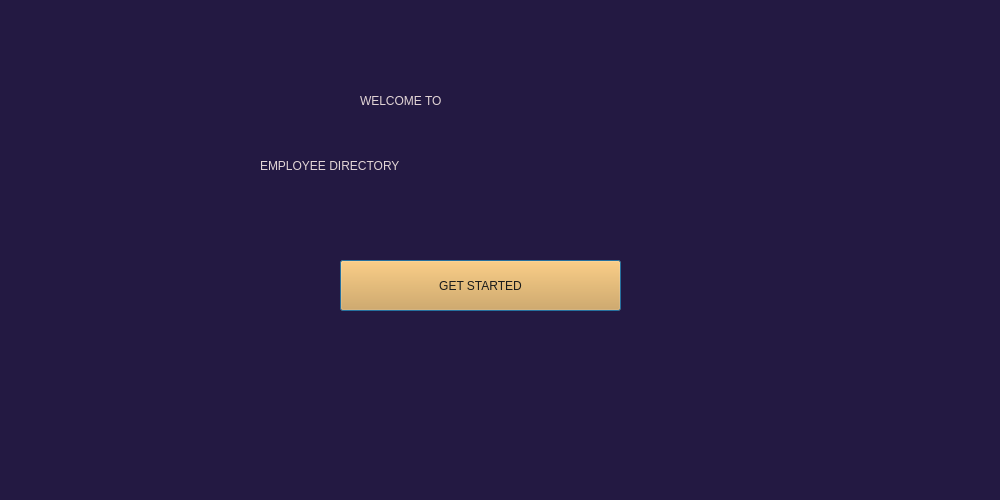
<?xml version="1.0" encoding="UTF-8"?>
<ui version="4.0">
 <class>Dialog</class>
 <widget class="QDialog" name="Dialog">
  <property name="geometry">
   <rect>
    <x>0</x>
    <y>0</y>
    <width>1000</width>
    <height>500</height>
   </rect>
  </property>
  <property name="windowTitle">
   <string>Welcome</string>
  </property>
  <property name="styleSheet">
   <string notr="true">background-color: rgb(35, 25, 66);
color: rgb(226, 213, 214);</string>
  </property>
  <widget class="QLabel" name="label">
   <property name="geometry">
    <rect>
     <x>360</x>
     <y>80</y>
     <width>225</width>
     <height>42</height>
    </rect>
   </property>
   <property name="styleSheet">
    <string notr="true">font: 63 23pt &quot;Montserrat Medium&quot;;</string>
   </property>
   <property name="text">
    <string>WELCOME TO</string>
   </property>
  </widget>
  <widget class="QLabel" name="label_2">
   <property name="geometry">
    <rect>
     <x>260</x>
     <y>140</y>
     <width>450</width>
     <height>51</height>
    </rect>
   </property>
   <property name="styleSheet">
    <string notr="true">font: 63 28pt &quot;Montserrat SemiBold&quot;;</string>
   </property>
   <property name="text">
    <string>EMPLOYEE DIRECTORY</string>
   </property>
  </widget>
  <widget class="QPushButton" name="start">
   <property name="geometry">
    <rect>
     <x>340</x>
     <y>260</y>
     <width>281</width>
     <height>51</height>
    </rect>
   </property>
   <property name="styleSheet">
    <string notr="true">background-color: rgb(224, 159, 62);
color: rgb(26, 27, 27);
font: 57 12pt &quot;Montserrat Medium&quot;;</string>
   </property>
   <property name="text">
    <string>GET STARTED</string>
   </property>
  </widget>
 </widget>
 <resources/>
 <connections/>
</ui>
